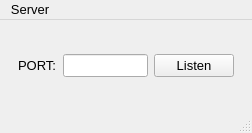
<?xml version="1.0" encoding="UTF-8"?>
<ui version="4.0">
 <class>MainWindow</class>
 <widget class="QMainWindow" name="MainWindow">
  <property name="geometry">
   <rect>
    <x>0</x>
    <y>0</y>
    <width>252</width>
    <height>133</height>
   </rect>
  </property>
  <property name="font">
   <font>
    <pointsize>10</pointsize>
   </font>
  </property>
  <property name="windowTitle">
   <string>MainWindow</string>
  </property>
  <widget class="QWidget" name="centralwidget">
   <layout class="QVBoxLayout" name="verticalLayout">
    <item>
     <widget class="QWidget" name="widget" native="true">
      <layout class="QHBoxLayout" name="horizontalLayout">
       <item>
        <widget class="QLabel" name="port">
         <property name="text">
          <string>PORT:</string>
         </property>
        </widget>
       </item>
       <item>
        <widget class="QLineEdit" name="portText"/>
       </item>
       <item>
        <widget class="QPushButton" name="listen">
         <property name="text">
          <string>Listen</string>
         </property>
        </widget>
       </item>
      </layout>
     </widget>
    </item>
   </layout>
  </widget>
  <widget class="QMenuBar" name="menubar">
   <property name="geometry">
    <rect>
     <x>0</x>
     <y>0</y>
     <width>252</width>
     <height>22</height>
    </rect>
   </property>
   <widget class="QMenu" name="menuServer">
    <property name="title">
     <string>Server</string>
    </property>
   </widget>
   <addaction name="menuServer"/>
  </widget>
  <widget class="QStatusBar" name="statusbar"/>
 </widget>
 <resources/>
 <connections/>
</ui>
